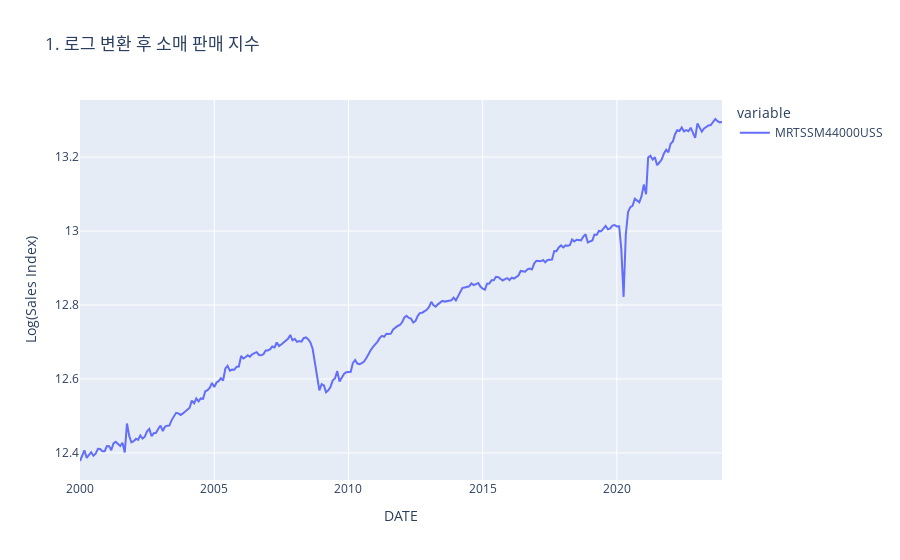

The notebook cell this image was saved under:
### Markdown cell above
---

## 3. 비정상 데이터 정상화하기 (feat. 차분 & 로그 변환)

### 💡 개념 (Concept)

비정상 데이터를 정상 데이터로 변환하는 가장 일반적인 방법은 **차분(Differencing)** 과 **로그 변환(Log Transformation)** 입니다.

* **차분 (Differencing)**
    * **목적**: 데이터의 **추세(Trend)** 를 제거합니다.
    * **방법**: 현재 시점의 데이터에서 바로 이전 시점의 데이터를 빼줍니다. ($Y'_t = Y_t - Y_{t-1}$)
    * Pandas에서는 `.diff()` 메서드를 사용하여 간단하게 계산할 수 있습니다. 1차 차분으로 정상성을 만족하지 못하면, 2차 차분(`series.diff().diff()`)을 시도할 수 있습니다.

* **로그 변환 (Log Transformation)**
    * **목적**: 시간에 따라 변동성이 커지는 현상(분산의 불안정성)을 완화합니다.
    * **방법**: 데이터의 모든 값에 자연로그(`np.log()`)를 취합니다.
    * 보통 변동성과 추세가 함께 나타나는 데이터에 **로그 변환을 먼저 적용한 후, 차분을 수행**하는 경우가 많습니다.

### 💻 예시 코드 (Example Code)

앞서 사용한 비정상 데이터 '미국 월별 소매 판매 지수'를 정상 데이터로 변환해 보겠습니다. 이 데이터는 뚜렷한 추세와 함께 시간이 지날수록 변동성이 커지는 모습을 보이므로, 로그 변환 후 차분을 적용하는 것이 효과적입니다.

### Code cell
import numpy as np
import pandas as pd

# 1. 로그 변환 적용
log_retail_sales = np.log(retail_sales)
fig = px.line(log_retail_sales, title="1. 로그 변환 후 소매 판매 지수",
              labels={"value": "Log(Sales Index)", "index": "Date"})
fig.show()

### Figure 1 — Plotly figure (JSON) as saved in the notebook; plotly's stock layout.template omitted (floating-point values rounded to 4 significant figures; data arrays with more than 128 entries replaced by an {"elided": "..."} marker saying what was removed)
{"data": [{"hovertemplate": "variable=MRTSSM44000USS<br>DATE=%{x}<br>Log(Sales Index)=%{y}<extra></extra>", "legendgroup": "MRTSSM44000USS", "line": {"color": "#636efa", "dash": "solid"}, "marker": {"symbol": "circle"}, "mode": "lines", "name": "MRTSSM44000USS", "orientation": "v", "showlegend": true, "type": "scatter", "x": {"elided": "288 str values"}, "xaxis": "x", "y": {"elided": "288 float values"}, "yaxis": "y"}], "layout": {"legend": {"title": {"text": "variable"}, "tracegroupgap": 0}, "title": {"text": "1. 로그 변환 후 소매 판매 지수"}, "xaxis": {"anchor": "y", "domain": [0, 1], "title": {"text": "DATE"}}, "yaxis": {"anchor": "x", "domain": [0, 1], "title": {"text": "Log(Sales Index)"}}}}
